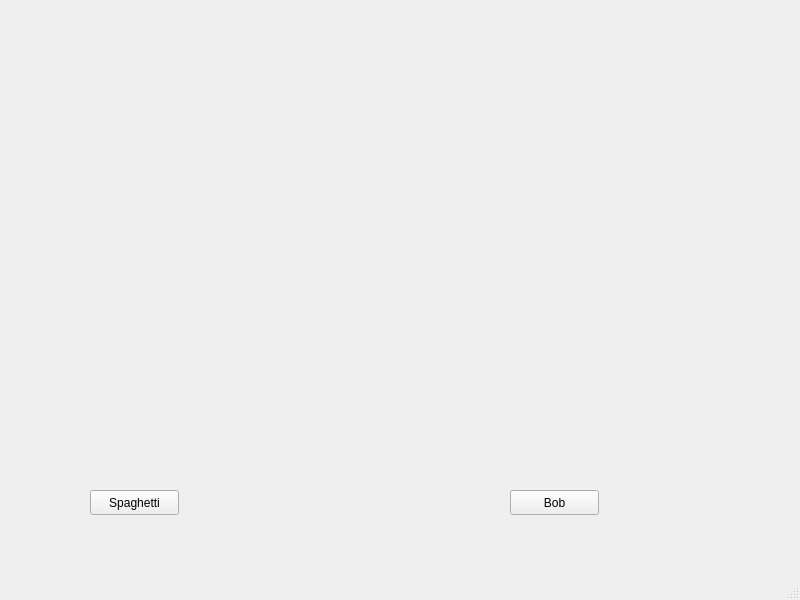
<?xml version="1.0" encoding="UTF-8"?>
<ui version="4.0">
 <class>MainWindow</class>
 <widget class="QMainWindow" name="MainWindow">
  <property name="geometry">
   <rect>
    <x>0</x>
    <y>0</y>
    <width>800</width>
    <height>600</height>
   </rect>
  </property>
  <property name="windowTitle">
   <string>MainWindow</string>
  </property>
  <widget class="QWidget" name="centralwidget">
   <widget class="QLabel" name="photo">
    <property name="geometry">
     <rect>
      <x>0</x>
      <y>0</y>
      <width>371</width>
      <height>461</height>
     </rect>
    </property>
    <property name="text">
     <string/>
    </property>
    <property name="pixmap">
     <pixmap>../../../Downloads/WhatsApp Image 2020-10-06 at 20.17.05.jpeg</pixmap>
    </property>
    <property name="scaledContents">
     <bool>true</bool>
    </property>
   </widget>
   <widget class="QPushButton" name="spaghetti">
    <property name="geometry">
     <rect>
      <x>90</x>
      <y>490</y>
      <width>89</width>
      <height>25</height>
     </rect>
    </property>
    <property name="text">
     <string>Spaghetti</string>
    </property>
   </widget>
   <widget class="QPushButton" name="bob">
    <property name="geometry">
     <rect>
      <x>510</x>
      <y>490</y>
      <width>89</width>
      <height>25</height>
     </rect>
    </property>
    <property name="text">
     <string>Bob</string>
    </property>
   </widget>
   <widget class="QLabel" name="label">
    <property name="geometry">
     <rect>
      <x>380</x>
      <y>10</y>
      <width>371</width>
      <height>451</height>
     </rect>
    </property>
    <property name="text">
     <string/>
    </property>
    <property name="pixmap">
     <pixmap>../../../Downloads/bobthebuilder.png</pixmap>
    </property>
    <property name="scaledContents">
     <bool>true</bool>
    </property>
   </widget>
  </widget>
  <widget class="QMenuBar" name="menubar">
   <property name="geometry">
    <rect>
     <x>0</x>
     <y>0</y>
     <width>800</width>
     <height>22</height>
    </rect>
   </property>
  </widget>
  <widget class="QStatusBar" name="statusbar"/>
 </widget>
 <resources/>
 <connections/>
</ui>
